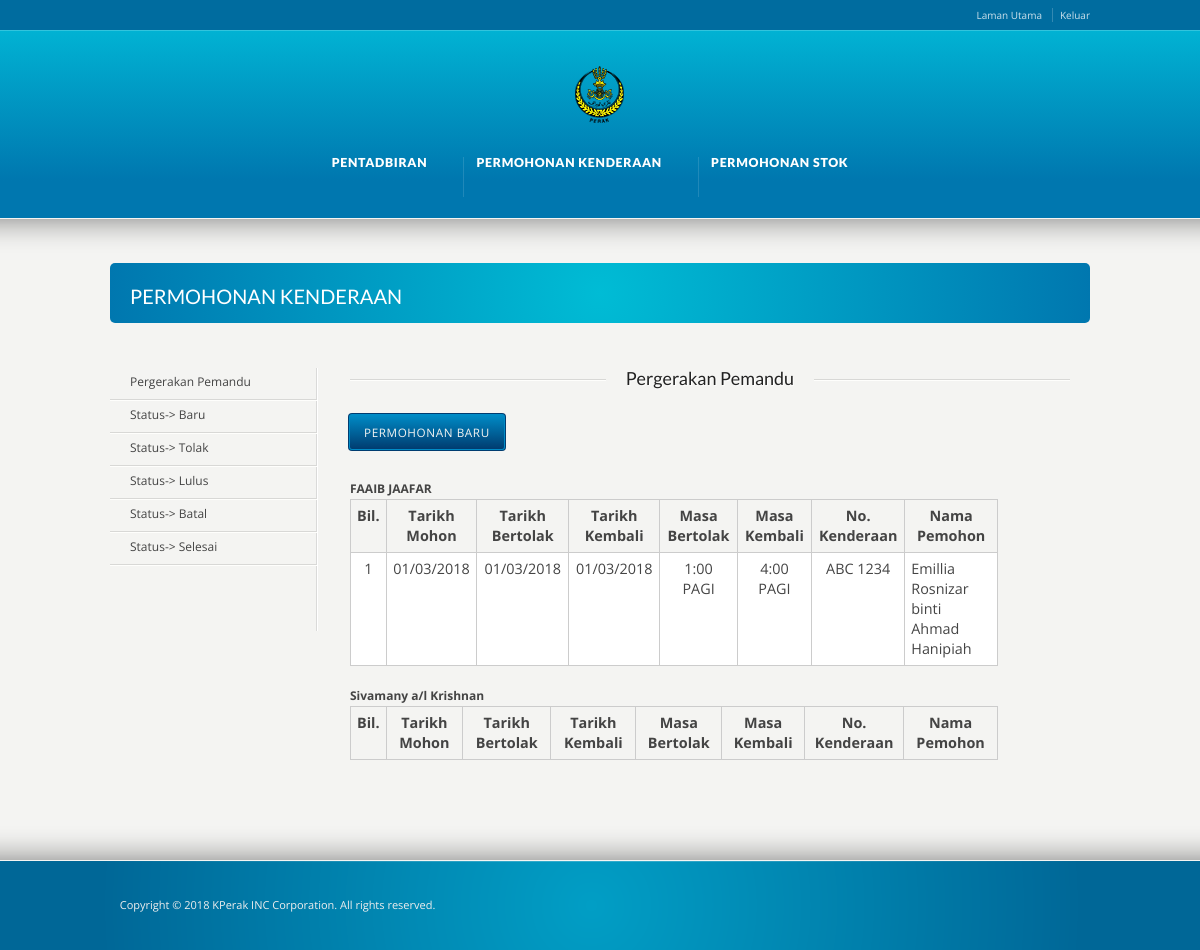
/kenderaan/index.php?uid=123456&typeid=1 (signed in), run on the app's committed database.
### tables this page shows
CREATE TABLE IF NOT EXISTS `db_pemandu` (
  `id` tinyint(4) NOT NULL AUTO_INCREMENT,
  `no_kp` char(12) NOT NULL,
  `nama` varchar(50) NOT NULL,
  `flag` tinyint(4) NOT NULL,
  `pejabat` tinyint(4) NOT NULL,
  PRIMARY KEY (`id`)
);

CREATE TABLE IF NOT EXISTS `db_kenderaan` (
  `id` tinyint(4) NOT NULL AUTO_INCREMENT,
  `nama_pemohon` char(12) NOT NULL,
  `unit` tinyint(4) NOT NULL,
  `tujuan` varchar(100) NOT NULL,
  `bil_penumpang` tinyint(4) NOT NULL,
  `tarikh_bertolak` date NOT NULL,
  `tarikh_kembali` date NOT NULL,
  `waktu_bertolak` tinyint(4) NOT NULL,
  `waktu_kembali` tinyint(4) NOT NULL,
  `status_mohon` tinyint(4) NOT NULL,
  `tarikh_dari` date NOT NULL,
  `tarikh_hingga` date NOT NULL,
  `waktu_dari` tinyint(4) NOT NULL,
  `waktu_hingga` tinyint(4) NOT NULL,
  `tarikh_mohon` date NOT NULL,
  `nama_pemandu` tinyint(4) NOT NULL DEFAULT '0',
  `no_kenderaan` tinyint(4) NOT NULL DEFAULT '0',
  `butiran` varchar(100) DEFAULT NULL,
  `no_permohonan` smallint(6) NOT NULL DEFAULT '0',
  `pic_status` char(12) DEFAULT NULL,
  `tarikh_status` date DEFAULT NULL,
  `tstamp` timestamp NOT NULL DEFAULT CURRENT_TIMESTAMP ON UPDATE CURRENT_TIMESTAMP,
  `pejabat` tinyint(4) NOT NULL,
  PRIMARY KEY (`id`)
);

CREATE TABLE IF NOT EXISTS `tb_jam` (
  `id` tinyint(4) NOT NULL AUTO_INCREMENT,
  `masa_12` varchar(20) NOT NULL,
  PRIMARY KEY (`id`)
);

CREATE TABLE IF NOT EXISTS `db_no_kenderaan` (
  `id` tinyint(4) NOT NULL AUTO_INCREMENT,
  `nama` varchar(50) NOT NULL,
  `flag` tinyint(4) NOT NULL,
  `pejabat` tinyint(4) NOT NULL,
  PRIMARY KEY (`id`)
);

CREATE TABLE IF NOT EXISTS `tb_member` (
  `id` tinyint(4) NOT NULL AUTO_INCREMENT,
  `nama` varchar(100) NOT NULL DEFAULT '',
  `userid` char(12) NOT NULL,
  `password` varchar(20) NOT NULL DEFAULT '',
  `jawatan` tinyint(4) NOT NULL,
  `gred` tinyint(4) NOT NULL,
  `bahagian` tinyint(4) NOT NULL,
  `unit` tinyint(4) NOT NULL,
  `access_level` tinyint(1) NOT NULL,
  `flag` tinyint(4) NOT NULL,
  `t_stamp` timestamp NOT NULL DEFAULT CURRENT_TIMESTAMP ON UPDATE CURRENT_TIMESTAMP,
  `pejabat` tinyint(4) NOT NULL,
  PRIMARY KEY (`id`)
);

### kenderaan/index.php (the view, shortened to what this page needs)
<?php
$uid = $_GET["uid"];
$typeid = $_GET["typeid"];
?>
<!DOCTYPE html>
<html lang="en-US">
<head>
<link rel="stylesheet" href="../style.css" type="text/css" media="all" />
<link rel="stylesheet" href="../css/_mobile.css" type="text/css" media="all" />
<?php include '../includes/color_scheme.php';?>
</head>
<body>
   <div id="tt-wide-layout" class="content-style-default">
      <div id="wrapper">
         <header role="banner" id="header">
            <div class="top-block">
               <?php include '../includes/top.php';?>
            </div>
            <div class="header-holder tt-logo-center">
               <div class="header-overlay">
                  <div class="header-area">
                     <?php include '../includes/logo.php';?>
					 <?php include '../includes/menu.php';?>
                  </div>
               </div>
            </div>
         </header>
         <div id="main">
            <div class="main-area">
               <div class="tools">
				   <div class="frame">
					<h1>PERMOHONAN KENDERAAN</h1>
				   </div>
				</div>
				<nav role="navigation" id="sub_nav">
				   <ul class="sub-menu">
					<li><a href="index.php?uid=<?php echo $uid;?>&typeid=1">Pergerakan Pemandu</a></li>
					<li><a href="index.php?uid=<?php echo $uid;?>&typeid=2">Status-> Baru</a></li>
					<li><a href="index.php?uid=<?php echo $uid;?>&typeid=3">Status-> Tolak</a></li>
					<li><a href="index.php?uid=<?php echo $uid;?>&typeid=5">Status-> Lulus</a></li>
					<li><a href="index.php?uid=<?php echo $uid;?>&typeid=6">Status-> Batal</a></li>
					<li><a href="index.php?uid=<?php echo $uid;?>&typeid=7">Status-> Selesai</a></li>
				   </ul>
				</nav>
				<main role="main" id="content" class="content-left-nav">
					<?php if ($typeid == 1){?>
						<h4 class="heading-horizontal" style="margin:0px 0 20px 0;"><span>Pergerakan Pemandu</span></h4>
						<?php
						$sql3 = "SELECT pejabat FROM tb_member WHERE userid = ".$uid;
						$result3 = mysqli_query($conn, $sql3);
							if (mysqli_num_rows($result3) > 0) {
								while($row3 = mysqli_fetch_assoc($result3)) {
									$id_pejabat = $row3["pejabat"];
								}
							}
						?>
						<p><a class="ka_button small_button small_coolblue" href="#" onclick="JavaScript:newPopup1('proses/mohon_kenderaan.php?uid=<?php echo $uid;?>&pejabat=<?php echo $id_pejabat;?>&typeid=1')">Permohonan Baru</a></p>
						<?php
						$sql = "SELECT * FROM db_pemandu WHERE flag = 0 and pejabat = ".$id_pejabat." ORDER BY nama";
						$result = mysqli_query($conn, $sql);
							if (mysqli_num_rows($result) > 0) {
								while($row = mysqli_fetch_assoc($result)) {
									echo "<strong>";
									echo $row["nama"];
									echo "</strong>";
						?>
								<div style="overflow-x:auto;">
								  <table>
									<tr>
									  <td style="text-align:center"><strong>Bil.</strong></td>
									  <td style="text-align:center"><strong>Tarikh Mohon</strong></td>
									  <td style="text-align:center"><strong>Tarikh Bertolak</strong></td>
									  <td style="text-align:center"><strong>Tarikh Kembali</strong></td>
									  <td style="text-align:center"><strong>Masa Bertolak</strong></td>
									  <td style="text-align:center"><strong>Masa Kembali</strong></td>
									  <td style="text-align:center"><strong>No. Kenderaan</strong></td>
									  <td style="text-align:center"><strong>Nama Pemohon</strong></td>
									</tr>
									<?php
									$x = 1;
									$sql2 = "SELECT * FROM db_kenderaan WHERE status_mohon = 4 AND nama_pemandu = ".$row["id"]." ORDER BY id desc";
									$result2 = mysqli_query($conn, $sql2);
										if (mysqli_num_rows($result2) > 0) {
											while($row2 = mysqli_fetch_assoc($result2)) {
									?>
										<tr>
										  <td style="text-align:center"><?php echo $x;?></td>
										  <td style="text-align:center">
											<?php
											$yyyy0 = substr($row2["tarikh_mohon"],0,4);
											$mm0 = substr($row2["tarikh_mohon"],5,2);
											$dd0 = substr($row2["tarikh_mohon"],8,2);
											echo $dd0."/".$mm0."/".$yyyy0;
											?>
										  <td style="text-align:center">
											<?php
											$yyyy1 = substr($row2["tarikh_bertolak"],0,4);
											$mm1 = substr($row2["tarikh_bertolak"],5,2);
											$dd1 = substr($row2["tarikh_bertolak"],8,2);
											echo $dd1."/".$mm1."/".$yyyy1;
											?>
										  </td>
										  <td style="text-align:center">
											<?php
											$yyyy2 = substr($row2["tarikh_kembali"],0,4);
											$mm2 = substr($row2["tarikh_kembali"],5,2);
											$dd2 = substr($row2["tarikh_kembali"],8,2);
											echo $dd2."/".$mm2."/".$yyyy2;
											?>
										  </td>
										  <td style="text-align:center">
											<?php
												$sql22 = "SELECT masa_12 FROM tb_jam WHERE id = ".$row2["waktu_bertolak"];
												$result22 = mysqli_query($conn, $sql22);
													if (mysqli_num_rows($result22) > 0) {
														while($row22 = mysqli_fetch_assoc($result22)) {
															echo $row22["masa_12"];
														}
													}
											?>
										  </td>
										  <td style="text-align:center">
											<?php
												$sql23 = "SELECT masa_12 FROM tb_jam WHERE id = ".$row2["waktu_kembali"];
												$result23 = mysqli_query($conn, $sql23);
													if (mysqli_num_rows($result23) > 0) {
														while($row23 = mysqli_fetch_assoc($result23)) {
															echo $row23["masa_12"];
														}
													}
											?>
										  </td>
										  <td style="text-align:center">
										  <?php
											$sql21 = "SELECT nama FROM db_no_kenderaan WHERE id = ".$row2["no_kenderaan"];
											$result21 = mysqli_query($conn, $sql21);
												if (mysqli_num_rows($result21) > 0) {
													while($row21 = mysqli_fetch_assoc($result21)) {
														echo $row21["nama"];
													}
												}else{
													echo "";
												}
										  ?>
										  </td>
										  <td style="text-align:left">
											<?php
												$sql24 = "SELECT nama FROM tb_member WHERE userid = ".$row2["nama_pemohon"];
												$result24 = mysqli_query($conn, $sql24);
													if (mysqli_num_rows($result24) > 0) {
														while($row24 = mysqli_fetch_assoc($result24)) {
															echo $row24["nama"];
														}
													}
											?>
										  </td>
										</tr>
									<?php
									$x = $x + 1 ;
											}
										}
									?>
								  </table>
								</div>
								<br />
						<?php
								}
							}
						?>
					<?php }else{?>
						<h4>error</h4>
					<?php }?>
					<br class="clear" />
                </main>
            </div>
         <div id="footer-top">&nbsp;</div>
      </div>
         <footer role="contentinfo" id="footer">
			<?php include '../includes/footer.php';?>
		</footer>
</div>
</div>
</body>
</html>

### includes/color_scheme.php
<link rel="stylesheet" href="/pkn/css/karma-sky-blue.css" type="text/css" media="all" />
<link rel="stylesheet" href="/pkn/css/secondary-sky-blue.css" type="text/css" media="all" />
<link rel="stylesheet" href="/pkn/css/_font-awesome.css" type="text/css" media="all" />

### includes/top.php (shortened to what this page needs)
<div class="top-holder">
            <div class="toolbar-right">
               <ul>
                  <li><a href="/pkn/home.php?uid=<?php echo $uid;?>">Laman Utama</a></li>
<li><a href="/pkn/logout.php">Keluar</a></li>
               </ul>
            </div>
         </div>

### includes/logo.php
<a href="/pkn/home.php?uid=<?php echo $uid;?>" class="logo">
	<img src="/pkn/images/kperak/logo-perak1.png" alt="logo" class="tt-retina-logo" width="154" height="57" />
</a>

### includes/menu.php (shortened to what this page needs)
           <nav role="navigation">
              <ul id="menu-main-nav">
<li><a href="/pkn/pentadbiran/index.php?uid=<?php echo $uid;?>&typeid=1"><span><strong>Pentadbiran</strong></span></a></li>
<li><a href="/pkn/kenderaan/index.php?uid=<?php echo $uid;?>&typeid=1"><span><strong>Permohonan Kenderaan</strong></span></a></li>
<li><a href="/pkn/stok/index.php?uid=<?php echo $uid;?>&typeid=1"><span><strong>Permohonan Stok</strong></span></a></li>
              </ul>
           </nav>

### includes/footer.php (shortened to what this page needs)
<div id="footer_bottom">
      <div class="info">
          <div id="foot_left">&nbsp; Copyright &copy; <?php echo date("Y");?> KPerak INC Corporation. All rights reserved.
          </div>
   </div>
</div>

### css/karma-sky-blue.css (style rules this page uses)
.top-block, .top-block ul.sf-menu li ul, #footer-callout, #tt-slider-full-width { background: #006C9F; }
.header-holder, #footer { border-top: 1px solid #32C4DD; background-color: #0077AF; background-image: linear-gradient(to bottom, #01B2D3, #0077AF); background-image: -webkit-gradient(linear, left top, left bottom, from(#01B2D3), to(#0077AF)); background-image: -webkit-linear-gradient(top, #01B2D3, #0077AF); background-image: -moz-linear-gradient(top, #01B2D3, #0077AF); background-image: -webkit-linear-gradient(top, #01B2D3, #0077AF); background-image: -o-linear-gradient(top, #01B2D3, #0077AF); background-image: ms-linear-gradient(to bottom, #01B2D3, #0077AF); -pie-background: linear-gradient(to bottom, #01B2D3, #0077AF); }
.header-holder.tt-logo-center { background-image: linear-gradient(to bottom, #01B2D3, #0077AF 80%); -pie-background: linear-gradient(to bottom, #01B2D3, #0077AF 80%); }
#footer { background-image: linear-gradient(to bottom, #01B2D3, #0077AF 64%); -pie-background: linear-gradient(to bottom, #01B2D3, #0077AF 64%); }
.top-block, .top-block a, #header .toolbar-left li, #header .toolbar-right li { color: rgba(255,255,255, 0.8); }
#footer_bottom { background: #006797 url(../images/skins/bg-footer-bottom-sky-blue.png) top center repeat-x; }
#footer, #footer p, #footer ul, #footer_bottom, #footer_bottom p, #footer_bottom ul, #footer #mc_signup_form label { color: #EEE; }

### css/secondary-sky-blue.css (style rules this page uses)
.jquery1-slider-wrap, .tools { background-color: #00BCD5; background: -webkit-gradient(radial, center center, 0, center center, 460, from(#00BCD5), to(#0077AF)); background: -webkit-radial-gradient(circle, #00BCD5, #0077AF); background: -moz-radial-gradient(circle, #00BCD5, #0077AF); background: -ms-radial-gradient(circle, #00BCD5, #0077AF); }
a, p a strong, .link-top, .tt_comment_required, ul.tt-recent-posts h4, span.required, ul.list li, ul.list1 li:before, ul.list2 li:before, ul.list3 li:before, ul.list4 li:before, ul.list5 li:before, ul.list6 li:before, ul.list7 li:before, ul.list8 li:before, #sidebar ul li:before, #sub_nav ul li .sub-menu li:before, #sub_nav ul li .sub-menu li .sub-menu li:before, #sidebar ul li, #sub_nav ul li .sub-menu a, #sub_nav ul li .sub-menu li.current_page_item a, #sub_nav ul ul a, #sub_nav ul ul a:hover, #sub_nav ul li.current_page_item ul li a, #sub_nav ul li.current_page_parent ul li.current_page_item a, #sub_nav.nav_right_sub_nav ul ul a, #sub_nav.nav_right_sub_nav ul ul a:hover, #sub_nav.nav_right_sub_nav ul li.current_page_item ul li a, #sub_nav.nav_right_sub_nav ul li.current_page_parent ul li.current_page_item a, #sub_nav .sub_nav_sidebar .textwidget ul li, #sub_nav .sub_nav_sidebar a, i.discussion-title, #sidebar ul.social_icons.tt_vector_social_icons a:after, #content p.team-member-title { color: #009BC3; }

### kenderaan/index.php (style rules this page uses)
table { border-collapse: collapse; border-spacing: 0; width: 90%; }
th, td { border: 1px solid #ccc; text-align: left; padding: 8px; }
tr:nth-child(even) { background-color: #fff }

### data on the page
db_pemandu: nama "FAAIB JAAFAR"
db_kenderaan: tarikh_mohon "01", tarikh_mohon "03", tarikh_mohon "2018", tarikh_bertolak "01", tarikh_bertolak "03", tarikh_bertolak "2018", tarikh_kembali "01", tarikh_kembali "03", tarikh_kembali "2018"
tb_jam: masa_12 "1:00 PAGI"
tb_jam: masa_12 "4:00 PAGI"
db_no_kenderaan: nama "ABC 1234"
tb_member: nama "Emillia Rosnizar binti Ahmad Hanipiah"
db_pemandu: nama "Sivamany a/l Krishnan"
